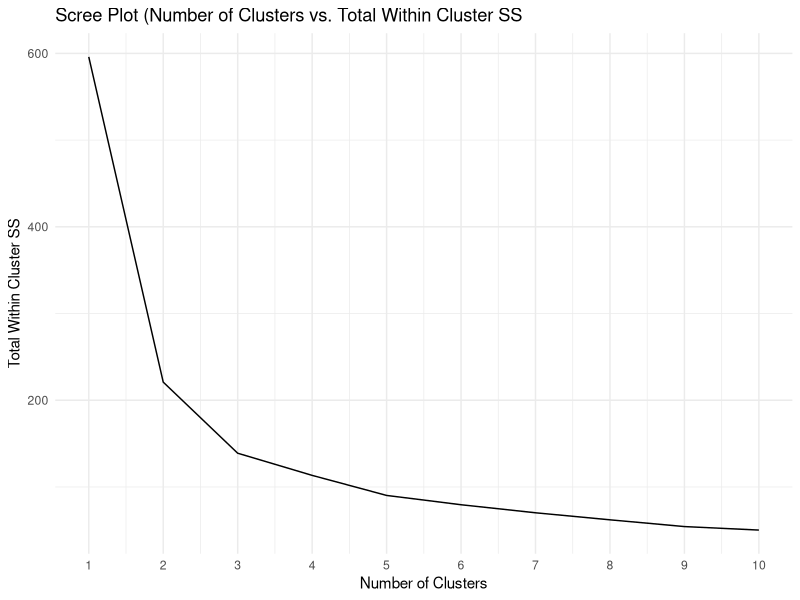
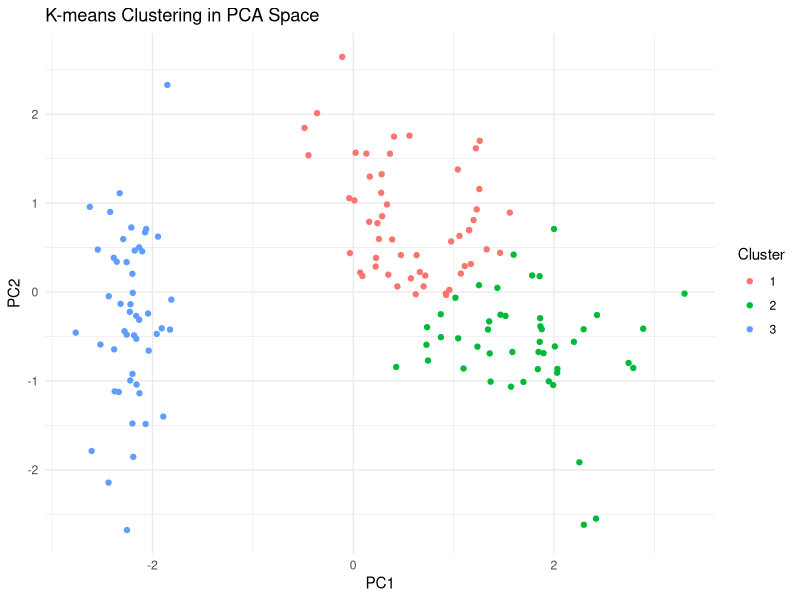

These figures' R source, in order:
#####
# K-means Clustering of iris data
#####
# BY: Jacob Hofer
#####

#Library packages
library(datasets)
library(tidyverse)

#First lets load and scale our data 
IrisData <- as.data.frame(scale(iris[1:4]))
IrisData2 <- bind_cols(IrisData, Species = iris[,5])

#Lets find the optimal number of clusters using elbow method
#Keep in mind we know the "True" number of clusters is 3

maxclusters <- 10
wss <- numeric()

for(i in 1:maxclusters){
  output <- kmeans(IrisData, centers = i, nstart = 30)
  wss[i] <- output$tot.withinss
}

scree_df <- data.frame(ncluster = 1:maxclusters, wss = wss)

ggplot(scree_df, aes(x = ncluster, y = wss)) + geom_path() + theme_minimal() +
  scale_x_continuous(breaks = 1:10, limits = c(1, 10)) + 
  labs(title = 'Scree Plot (Number of Clusters vs. Total Within Cluster SS',
       x = 'Number of Clusters', y = 'Total Within Cluster SS')

#Lets use 3 clusters, which is identified as a good elbow, as well as we know that 
#there are 3 distrinct types of flowers anyway

clustering.output <- kmeans(IrisData, centers = 3, nstart = 50)


#Now lets visualize our clusters using PCA
PCAresult <- prcomp(IrisData)
PCAresultWlabels <- bind_cols(PCAresult$x, clustering.output$cluster)
colnames(PCAresultWlabels)[colnames(PCAresultWlabels) == "...5"] <- "Cluster"
PCAresultWlabels$Cluster <- factor(PCAresultWlabels$Cluster)

ggplot(PCAresultWlabels, aes(x = PC1, y = PC2, col = Cluster)) + geom_point() +
  theme_minimal() +
  labs(title = 'K-means Clustering in PCA Space', x = 'PC1', y = 'PC2')
